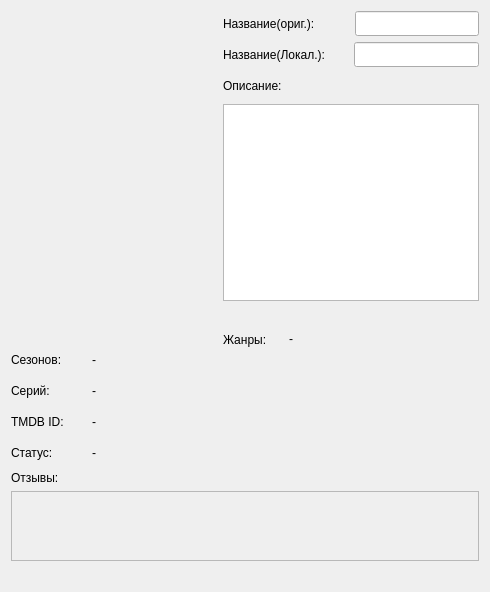
                <widget class="QWidget" name="infoShow">
                 <attribute name="title">
                  <string>Основная информация</string>
                 </attribute>
                 <layout class="QVBoxLayout" name="verticalLayout_2">
                  <item>
                   <layout class="QVBoxLayout" name="ShowInfoLayout">
                    <item>
                     <layout class="QHBoxLayout" name="bodyShowLayout">
                      <item>
                       <layout class="QVBoxLayout" name="bodyShowLeftLayout">
                        <item>
                         <widget class="QLabel" name="posterTVShowLabel">
                          <property name="minimumSize">
                           <size>
                            <width>200</width>
                            <height>300</height>
                           </size>
                          </property>
                          <property name="maximumSize">
                           <size>
                            <width>200</width>
                            <height>300</height>
                           </size>
                          </property>
                          <property name="text">
                           <string/>
                          </property>
                         </widget>
                        </item>
                        <item>
                         <layout class="QHBoxLayout" name="horizontalLayout_4">
                          <item>
                           <spacer name="horizontalSpacer_10">
                            <property name="orientation">
                             <enum>Qt::Orientation::Horizontal</enum>
                            </property>
                            <property name="sizeType">
                             <enum>QSizePolicy::Policy::Maximum</enum>
                            </property>
                            <property name="sizeHint" stdset="0">
                             <size>
                              <width>160</width>
                              <height>20</height>
                             </size>
                            </property>
                           </spacer>
                          </item>
                          <item>
                           <widget class="QPushButton" name="zoomShowTVImage">
                            <property name="minimumSize">
                             <size>
                              <width>48</width>
                              <height>24</height>
                             </size>
                            </property>
                            <property name="maximumSize">
                             <size>
                              <width>48</width>
                              <height>24</height>
                             </size>
                            </property>
                            <property name="text">
                             <string notr="true"/>
                            </property>
                            <property name="icon">
                             <iconset resource="data.qrc">
                              <normaloff>:/icons/zoom</normaloff>:/icons/zoom</iconset>
                            </property>
                            <property name="iconSize">
                             <size>
                              <width>24</width>
                              <height>24</height>
                             </size>
                            </property>
                            <property name="flat">
                             <bool>true</bool>
                            </property>
                           </widget>
                          </item>
                         </layout>
                        </item>
                        <item>
                         <layout class="QHBoxLayout" name="infoCountSLayout">
                          <item>
                           <widget class="QLabel" name="infoCountSLabel">
                            <property name="minimumSize">
                             <size>
                              <width>75</width>
                              <height>25</height>
                             </size>
                            </property>
                            <property name="maximumSize">
                             <size>
                              <width>75</width>
                              <height>25</height>
                             </size>
                            </property>
                            <property name="text">
                             <string>Сезонов:</string>
                            </property>
                           </widget>
                          </item>
                          <item>
                           <widget class="QLabel" name="infoCountSText">
                            <property name="minimumSize">
                             <size>
                              <width>125</width>
                              <height>25</height>
                             </size>
                            </property>
                            <property name="maximumSize">
                             <size>
                              <width>125</width>
                              <height>25</height>
                             </size>
                            </property>
                            <property name="text">
                             <string notr="true">-</string>
                            </property>
                           </widget>
                          </item>
                         </layout>
                        </item>
                        <item>
                         <layout class="QHBoxLayout" name="infoCountELayout">
                          <item>
                           <widget class="QLabel" name="infoCountELabel">
                            <property name="minimumSize">
                             <size>
                              <width>75</width>
                              <height>25</height>
                             </size>
                            </property>
                            <property name="maximumSize">
                             <size>
                              <width>75</width>
                              <height>25</height>
                             </size>
                            </property>
                            <property name="text">
                             <string>Серий:</string>
                            </property>
                           </widget>
                          </item>
                          <item>
                           <widget class="QLabel" name="infoCountEText">
                            <property name="minimumSize">
                             <size>
                              <width>125</width>
                              <height>25</height>
                             </size>
                            </property>
                            <property name="maximumSize">
                             <size>
                              <width>125</width>
                              <height>25</height>
                             </size>
                            </property>
                            <property name="text">
                             <string notr="true">-</string>
                            </property>
                           </widget>
                          </item>
                         </layout>
                        </item>
                        <item>
                         <layout class="QHBoxLayout" name="TMDBTVshowIDLayout">
                          <item>
                           <widget class="QLabel" name="TMDBTVshowIDLabel">
                            <property name="minimumSize">
                             <size>
                              <width>75</width>
                              <height>25</height>
                             </size>
                            </property>
                            <property name="maximumSize">
                             <size>
                              <width>75</width>
                              <height>25</height>
                             </size>
                            </property>
                            <property name="text">
                             <string>TMDB ID:</string>
                            </property>
                           </widget>
                          </item>
                          <item>
                           <widget class="QLabel" name="TMDBTVshowIDText">
                            <property name="minimumSize">
                             <size>
                              <width>125</width>
                              <height>25</height>
                             </size>
                            </property>
                            <property name="maximumSize">
                             <size>
                              <width>125</width>
                              <height>25</height>
                             </size>
                            </property>
                            <property name="text">
                             <string notr="true">-</string>
                            </property>
                           </widget>
                          </item>
                         </layout>
                        </item>
                        <item>
                         <layout class="QHBoxLayout" name="statusTVShowLayout">
                          <item>
                           <widget class="QLabel" name="statusTVShowLabel">
                            <property name="minimumSize">
                             <size>
                              <width>75</width>
                              <height>25</height>
                             </size>
                            </property>
                            <property name="maximumSize">
                             <size>
                              <width>75</width>
                              <height>25</height>
                             </size>
                            </property>
                            <property name="text">
                             <string>Статус:</string>
                            </property>
                           </widget>
                          </item>
                          <item>
                           <widget class="QLabel" name="statusTVShowText">
                            <property name="minimumSize">
                             <size>
                              <width>125</width>
                              <height>25</height>
                             </size>
                            </property>
                            <property name="maximumSize">
                             <size>
                              <width>125</width>
                              <height>25</height>
                             </size>
                            </property>
                            <property name="text">
                             <string notr="true">-</string>
                            </property>
                           </widget>
                          </item>
                         </layout>
                        </item>
                       </layout>
                      </item>
                      <item>
                       <layout class="QVBoxLayout" name="bodyShowRightLayout">
                        <property name="sizeConstraint">
                         <enum>QLayout::SizeConstraint::SetMinimumSize</enum>
                        </property>
                        <item>
                         <layout class="QHBoxLayout" name="originalNameShowLayout">
                          <property name="sizeConstraint">
                           <enum>QLayout::SizeConstraint::SetDefaultConstraint</enum>
                          </property>
                          <item>
                           <widget class="QLabel" name="originalNameShowLabel">
                            <property name="minimumSize">
                             <size>
                              <width>126</width>
                              <height>25</height>
                             </size>
                            </property>
                            <property name="maximumSize">
                             <size>
                              <width>126</width>
                              <height>25</height>
                             </size>
                            </property>
                            <property name="text">
                             <string>Название(ориг.):</string>
                            </property>
                           </widget>
                          </item>
                          <item>
                           <widget class="QLineEdit" name="originalNameShowText">
                            <property name="minimumSize">
                             <size>
                              <width>0</width>
                              <height>25</height>
                             </size>
                            </property>
                            <property name="maximumSize">
                             <size>
                              <width>16777215</width>
                              <height>25</height>
                             </size>
                            </property>
                            <property name="text">
                             <string notr="true"/>
                            </property>
                           </widget>
                          </item>
                         </layout>
                        </item>
                        <item>
                         <layout class="QHBoxLayout" name="NameTVShowLayout">
                          <property name="sizeConstraint">
                           <enum>QLayout::SizeConstraint::SetDefaultConstraint</enum>
                          </property>
                          <item>
                           <widget class="QLabel" name="NameTVShowLabel">
                            <property name="minimumSize">
                             <size>
                              <width>125</width>
                              <height>25</height>
                             </size>
                            </property>
                            <property name="maximumSize">
                             <size>
                              <width>126</width>
                              <height>25</height>
                             </size>
                            </property>
                            <property name="text">
                             <string>Название(Локал.):</string>
                            </property>
                           </widget>
                          </item>
                          <item>
                           <widget class="QLineEdit" name="nameTVShow">
                            <property name="minimumSize">
                             <size>
                              <width>0</width>
                              <height>25</height>
                             </size>
                            </property>
                            <property name="maximumSize">
                             <size>
                              <width>16777215</width>
                              <height>25</height>
                             </size>
                            </property>
                            <property name="text">
                             <string notr="true"/>
                            </property>
                            <property name="readOnly">
                             <bool>true</bool>
                            </property>
                           </widget>
                          </item>
                         </layout>
                        </item>
                        <item>
                         <layout class="QVBoxLayout" name="overviewTVShowLayout">
                          <property name="sizeConstraint">
                           <enum>QLayout::SizeConstraint::SetDefaultConstraint</enum>
                          </property>
                          <item>
                           <widget class="QLabel" name="overviewTVShowLabel">
                            <property name="minimumSize">
                             <size>
                              <width>0</width>
                              <height>25</height>
                             </size>
                            </property>
                            <property name="maximumSize">
                             <size>
                              <width>16777215</width>
                              <height>25</height>
                             </size>
                            </property>
                            <property name="text">
                             <string>Описание:</string>
                            </property>
                           </widget>
                          </item>
                          <item>
                           <widget class="QTextEdit" name="overviewTVShowText">
                            <property name="minimumSize">
                             <size>
                              <width>0</width>
                              <height>197</height>
                             </size>
                            </property>
                           </widget>
                          </item>
                         </layout>
                        </item>
                        <item>
                         <spacer name="horizontalSpacer_6">
                          <property name="orientation">
                           <enum>Qt::Orientation::Horizontal</enum>
                          </property>
                          <property name="sizeHint" stdset="0">
                           <size>
                            <width>40</width>
                            <height>20</height>
                           </size>
                          </property>
                         </spacer>
                        </item>
                        <item>
                         <layout class="QHBoxLayout" name="horizontalLayout_11">
                          <item>
                           <widget class="QLabel" name="label_5">
                            <property name="minimumSize">
                             <size>
                              <width>60</width>
                              <height>25</height>
                             </size>
                            </property>
                            <property name="maximumSize">
                             <size>
                              <width>25</width>
                              <height>16777215</height>
                             </size>
                            </property>
                            <property name="text">
                             <string>Жанры:</string>
                            </property>
                           </widget>
                          </item>
                          <item>
                           <widget class="QLabel" name="genreTVListLabel">
                            <property name="text">
                             <string>-</string>
                            </property>
                            <property name="textFormat">
                             <enum>Qt::TextFormat::RichText</enum>
                            </property>
                            <property name="wordWrap">
                             <bool>true</bool>
                            </property>
                           </widget>
                          </item>
                         </layout>
                        </item>
                        <item>
                         <spacer name="verticalSpacer_4">
                          <property name="orientation">
                           <enum>Qt::Orientation::Vertical</enum>
                          </property>
                          <property name="sizeHint" stdset="0">
                           <size>
                            <width>20</width>
                            <height>40</height>
                           </size>
                          </property>
                         </spacer>
                        </item>
                       </layout>
                      </item>
                     </layout>
                    </item>
                    <item>
                     <widget class="QLabel" name="label_4">
                      <property name="text">
                       <string>Отзывы:</string>
                      </property>
                     </widget>
                    </item>
                    <item>
                     <widget class="QScrollArea" name="scrollAreaShowTV">
                      <property name="widgetResizable">
                       <bool>true</bool>
                      </property>
                      <widget class="QWidget" name="scrollAreaWidgetContents">
                       <property name="geometry">
                        <rect>
                         <x>0</x>
                         <y>0</y>
                         <width>572</width>
                         <height>201</height>
                        </rect>
                       </property>
                      </widget>
                     </widget>
                    </item>
                    <item>
                     <layout class="QVBoxLayout" name="verticalLayout_3"/>
                    </item>
                    <item>
                     <spacer name="horizontalSpacer_2">
                      <property name="orientation">
                       <enum>Qt::Orientation::Horizontal</enum>
                      </property>
                      <property name="sizeHint" stdset="0">
                       <size>
                        <width>40</width>
                        <height>20</height>
                       </size>
                      </property>
                     </spacer>
                    </item>
                    <item>
                     <layout class="QHBoxLayout" name="tvshowDetailsLayout"/>
                    </item>
                   </layout>
                  </item>
                 </layout>
                </widget>
